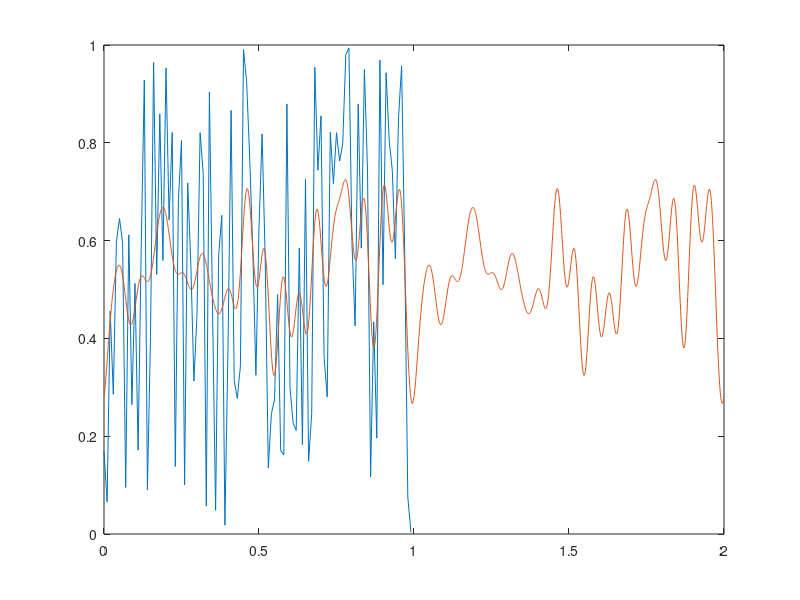

Write MATLAB code to recreate this figure.
x = rand(100,1);
N = length(x);

numk = 20;

Xc = zeros(numk,1);
Xs = zeros(numk,1);

t = [0:N-1]/N;

for ki=[0:numk-1]
  Xc(ki+1) = 0;
  Xs(ki+1) = 0;
  for i=[0:N-1]
%    Xc(ki+1) = Xc(ki+1) + 2.0*(x(i)*cos(2.0*pi*ki*t(i))/N);
%    Xs(ki+1) = Xc(ki+1) + 2.0*(x(i)*sin(2.0*pi*ki*t(i))/N);
     Xc(ki+1) = Xc(ki+1) + x(i+1)*exp(-sqrt(-1)*2.0*pi*ki*i/N)/N;
     
  end;
end;
%  Xc(1) = 0.5*Xc(1);
%  Xs(1) = 0;    
  
t2 = [0:999]/1000;
x2 = zeros(1000,1);

for ti =[1:1000]
  for ki=[0:numk-1]
%    x2(ti) = x2(ti) + Xc(ki+1)*cos(-2.0*pi*ki*t2(ti)); +...
%             Xs(ki+1)*sin(2.0*pi*ki*t2(ti));
    x2(ti) = x2(ti) + Xc(ki+1)*exp(sqrt(-1)*2.0*pi*ki*t2(ti));
  end;
end;

t3 = [0:1999]/1000;
x3 = [x2 ;x2];

plot (t, x, t3, real(x3));
